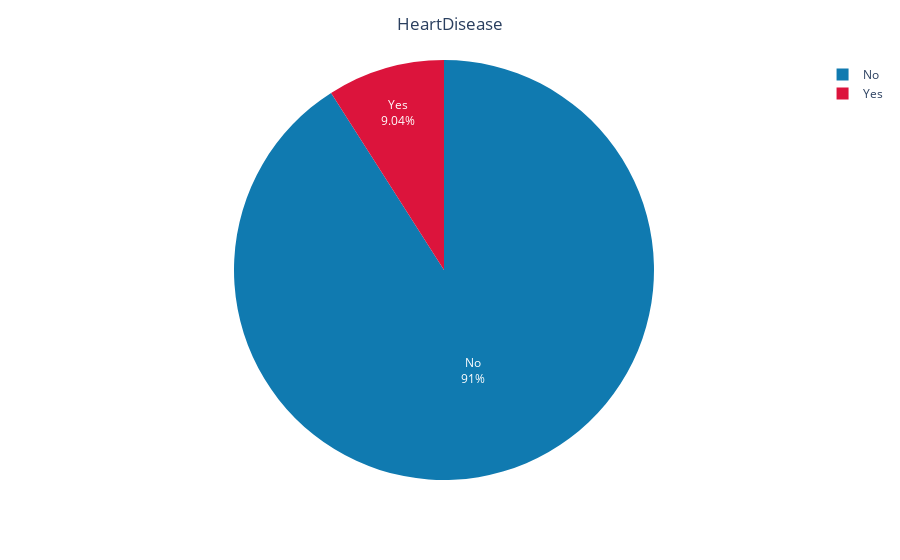

Notebook cell for this chart:
### Code cell
fig = px.pie(Y)
fig.add_trace(go.Pie(labels=["No","Yes"],
                     values=[x for x in Y.value_counts()],
                     textinfo='label+percent', marker_colors=['#107ab0','crimson']))

fig.update_layout(title_text='HeartDisease', title_x=0.5)
fig.show()

### Figure 1 — Plotly figure (JSON) as saved in the notebook; plotly's stock layout.template omitted (floating-point values rounded to 4 significant figures)
{"data": [{"domain": {"x": [0, 1], "y": [0, 1]}, "hovertemplate": "<extra></extra>", "legendgroup": "", "name": "", "showlegend": false, "type": "pie"}, {"labels": ["No", "Yes"], "marker": {"colors": ["#107ab0", "crimson"]}, "textinfo": "label+percent", "type": "pie", "values": [274456, 27261]}], "layout": {"legend": {"tracegroupgap": 0}, "margin": {"t": 60}, "title": {"text": "HeartDisease", "x": 0.5}}}
